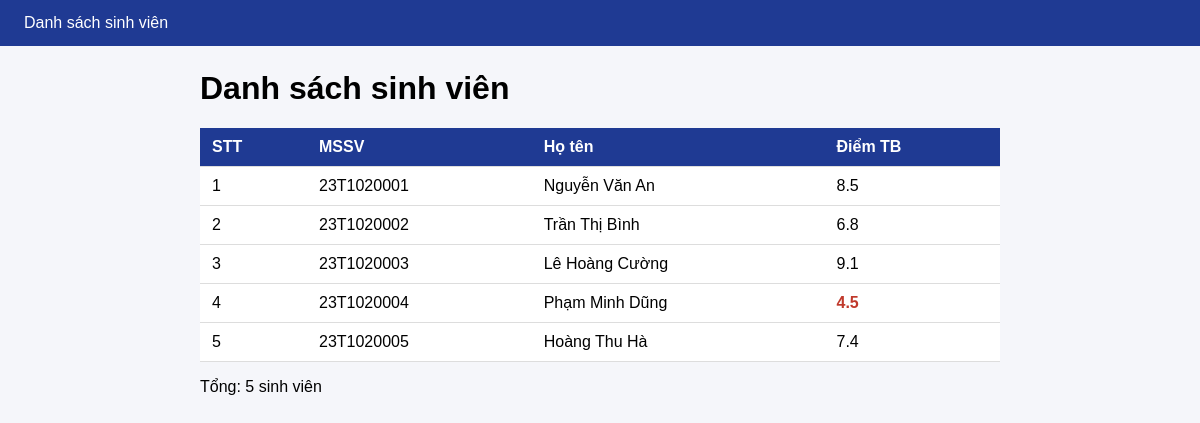
Page /sinh-vien on the committed database.
### app.py (models this page shows, shortened)
class Student(db.Model):
    id: Mapped[int] = mapped_column(primary_key=True)
    mssv: Mapped[str] = mapped_column(String(10), unique=True)
    name: Mapped[str] = mapped_column(String(100))
    gpa: Mapped[float] = mapped_column(default=0.0)

### app.py (the view)
@app.get("/sinh-vien")
def student_list():
    students = db.session.execute(
        db.select(Student).order_by(Student.mssv)).scalars().all()
    return render_template("students.html", students=students)

### templates/students.html (shortened to what this page needs)
{% extends "base.html" %}
{% block content %}
<h1>Danh sách sinh viên</h1>
{% if students %}
<table>
    <thead>
        <tr>
            <th>STT</th>
            <th>MSSV</th>
            <th>Họ tên</th>
            <th>Điểm TB</th>
        </tr>
    </thead>
    <tbody>
        {% for s in students %}
        <tr>
            <td>{{ loop.index }}</td>
            <td>{{ s.mssv }}</td>
            <td>{{ s.name }}</td>
            <td class="{{ 'low' if s.gpa < 5 else '' }}">{{ "%.1f"|format(s.gpa) }}</td>
        </tr>
        {% endfor %}
    </tbody>
</table>
<p>Tổng: {{ students|length }} sinh viên</p>
{% else %}
<p>Chưa có sinh viên nào. Mở <a href="{{ url_for('add_sample') }}">/them-mau</a> để thêm dữ liệu mẫu.</p>
{% endif %}
{% endblock %}

### templates/base.html (shortened to what this page needs)
<!doctype html>
<html lang="vi">
<head>
</head>
<body>
    <header>
        <a href="{{ url_for('student_list') }}">Danh sách sinh viên</a>
    </header>
    <main>
        {% block content %}{% endblock %}
    </main>
</body>
</html>

### templates/base.html (style rules this page uses)
body { font-family: Arial, sans-serif; margin: 0; background: #f5f6fa; }
header { background: #1f3a93; color: #fff; padding: 14px 24px; }
header a { color: #fff; text-decoration: none; margin-right: 16px; }
main { max-width: 800px; margin: 24px auto; padding: 0 16px; }
table { width: 100%; border-collapse: collapse; background: #fff; }
th, td { padding: 10px 12px; border-bottom: 1px solid #ddd; text-align: left; }
th { background: #1f3a93; color: #fff; }
.low { color: #c0392b; font-weight: bold; }

### rows in the picture
Student: mssv "23T1020001", name "Nguyễn Văn An", gpa "8.5"
Student: mssv "23T1020002", name "Trần Thị Bình", gpa "6.8"
Student: mssv "23T1020003", name "Lê Hoàng Cường", gpa "9.1"
Student: mssv "23T1020004", name "Phạm Minh Dũng", gpa "4.5"
Student: mssv "23T1020005", name "Hoàng Thu Hà", gpa "7.4"

### other values in the picture
{{ students|length }} "5"
